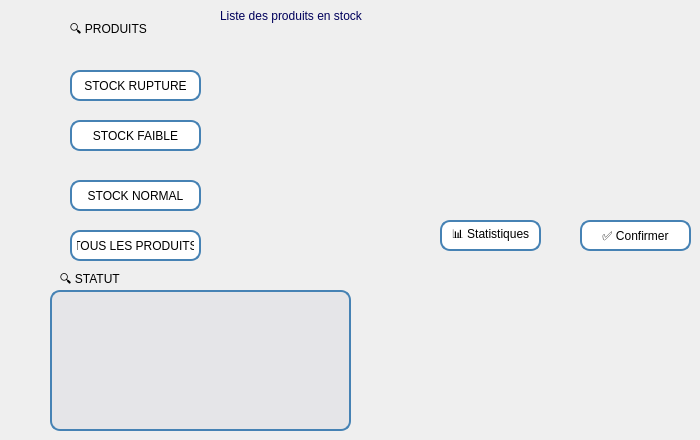
      <widget class="QWidget" name="tab_14">
       <attribute name="title">
        <string>Alerte stock</string>
       </attribute>
       <widget class="QLabel" name="label_68">
        <property name="geometry">
         <rect>
          <x>520</x>
          <y>0</y>
          <width>121</width>
          <height>71</height>
         </rect>
        </property>
        <property name="text">
         <string/>
        </property>
        <property name="pixmap">
         <pixmap>:/img/img/logo.png</pixmap>
        </property>
        <property name="scaledContents">
         <bool>true</bool>
        </property>
       </widget>
       <widget class="QPushButton" name="btnRupture">
        <property name="geometry">
         <rect>
          <x>70</x>
          <y>70</y>
          <width>131</width>
          <height>31</height>
         </rect>
        </property>
        <property name="styleSheet">
         <string notr="true">#btnRupture{
	border-color: rgb(0, 0, 127);
	
	background-color: rgb(255, 255, 255);
	color: rgb(0, 0, 0);
	font: 700 11pt &quot;Segoe UI&quot;;
	color: rgb(0, 0, 0);
	border-radius: 10px;
	padding: 5px;
border: 2px solid #4682B4

}</string>
        </property>
        <property name="text">
         <string>STOCK RUPTURE</string>
        </property>
       </widget>
       <widget class="QLabel" name="label_103">
        <property name="geometry">
         <rect>
          <x>220</x>
          <y>0</y>
          <width>391</width>
          <height>31</height>
         </rect>
        </property>
        <property name="styleSheet">
         <string notr="true">font: 900 italic 18pt &quot;Segoe UI&quot;;
color: rgb(0, 0, 91);</string>
        </property>
        <property name="text">
         <string>Liste des produits en stock</string>
        </property>
       </widget>
       <widget class="QPushButton" name="btnFaible">
        <property name="geometry">
         <rect>
          <x>70</x>
          <y>120</y>
          <width>131</width>
          <height>31</height>
         </rect>
        </property>
        <property name="styleSheet">
         <string notr="true">#btnFaible{
	border-color: rgb(0, 0, 127);
	
	background-color: rgb(255, 255, 255);
	color: rgb(0, 0, 0);
	font: 700 11pt &quot;Segoe UI&quot;;
	color: rgb(0, 0, 0);
	border-radius: 10px;
	padding: 5px;
border: 2px solid #4682B4

}</string>
        </property>
        <property name="text">
         <string>STOCK FAIBLE</string>
        </property>
       </widget>
       <widget class="QLabel" name="label_108">
        <property name="geometry">
         <rect>
          <x>70</x>
          <y>20</y>
          <width>201</width>
          <height>20</height>
         </rect>
        </property>
        <property name="styleSheet">
         <string notr="true">font: 700 14pt &quot;Segoe UI&quot;;
color: rgb(0, 0, 0);</string>
        </property>
        <property name="text">
         <string>🔍 PRODUITS</string>
        </property>
       </widget>
       <widget class="QPushButton" name="btnNormal">
        <property name="geometry">
         <rect>
          <x>70</x>
          <y>180</y>
          <width>131</width>
          <height>31</height>
         </rect>
        </property>
        <property name="styleSheet">
         <string notr="true">#btnNormal{
	border-color: rgb(0, 0, 127);
	
	background-color: rgb(255, 255, 255);
	color: rgb(0, 0, 0);
	font: 700 11pt &quot;Segoe UI&quot;;
	color: rgb(0, 0, 0);
	border-radius: 10px;
	padding: 5px;
border: 2px solid #4682B4

}</string>
        </property>
        <property name="text">
         <string>STOCK NORMAL</string>
        </property>
       </widget>
       <widget class="QPushButton" name="btnTous">
        <property name="geometry">
         <rect>
          <x>70</x>
          <y>230</y>
          <width>131</width>
          <height>31</height>
         </rect>
        </property>
        <property name="styleSheet">
         <string notr="true">#btnTous{
	border-color: rgb(0, 0, 127);
	
	background-color: rgb(255, 255, 255);
	color: rgb(0, 0, 0);
	font: 700 11pt &quot;Segoe UI&quot;;
	color: rgb(0, 0, 0);
	border-radius: 10px;
	padding: 5px;
border: 2px solid #4682B4

}</string>
        </property>
        <property name="text">
         <string>TOUS LES PRODUITS</string>
        </property>
       </widget>
       <widget class="QTableWidget" name="tableStock_2">
        <property name="geometry">
         <rect>
          <x>50</x>
          <y>290</y>
          <width>301</width>
          <height>141</height>
         </rect>
        </property>
        <property name="styleSheet">
         <string notr="true">#tableStock_2
{
	background-color: rgb(158, 158, 158);
background:rgba(214,215,222,0.4);
border-radius:10px;
 padding:5px;
 border: 2px solid#4682B4;

}</string>
        </property>
       </widget>
       <widget class="QLabel" name="label_107">
        <property name="geometry">
         <rect>
          <x>60</x>
          <y>270</y>
          <width>201</width>
          <height>20</height>
         </rect>
        </property>
        <property name="styleSheet">
         <string notr="true">font: 700 14pt &quot;Segoe UI&quot;;
color: rgb(0, 0, 0);</string>
        </property>
        <property name="text">
         <string>🔍 STATUT</string>
        </property>
       </widget>
       <widget class="QPushButton" name="statistique_stock">
        <property name="geometry">
         <rect>
          <x>440</x>
          <y>220</y>
          <width>101</width>
          <height>31</height>
         </rect>
        </property>
        <property name="styleSheet">
         <string notr="true">#statistique_stock{
	border-color: rgb(0, 0, 127);
	
	background-color: rgb(255, 255, 255);
	color: rgb(0, 0, 0);
	font: 700 11pt &quot;Segoe UI&quot;;
	color: rgb(0, 0, 0);
	border-radius: 10px;
	padding: 5px;
border: 2px solid #4682B4

}</string>
        </property>
        <property name="text">
         <string>📊 Statistiques</string>
        </property>
       </widget>
       <widget class="QPushButton" name="btnAnalyserVentes_2">
        <property name="geometry">
         <rect>
          <x>580</x>
          <y>220</y>
          <width>111</width>
          <height>31</height>
         </rect>
        </property>
        <property name="styleSheet">
         <string notr="true">#btnAnalyserVentes_2{
	border-color: rgb(0, 0, 127);
	
	background-color: rgb(255, 255, 255);
	color: rgb(0, 0, 0);
	font: 700 11pt &quot;Segoe UI&quot;;
	color: rgb(0, 0, 0);
	border-radius: 10px;
	padding: 5px;
border: 2px solid #4682B4

}</string>
        </property>
        <property name="text">
         <string>✅ Confirmer</string>
        </property>
       </widget>
      </widget>
